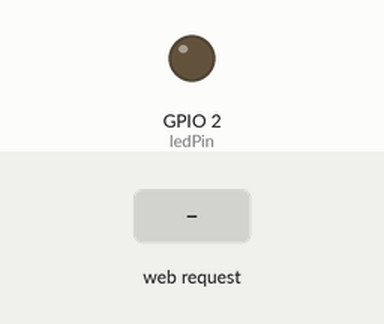
This sketch was run on a simulated ESP32. Shown: output pins drawn as LEDs (lit = HIGH). Inputs (shaded band) come from the test bench. WiFi joins after 1.5 s; servers stay silent unless stated; what the sketch prints to the serial monitor is not drawn.

Above: at 2.7 s.
2.8 s: HTTP request GET /on received
At 3.1 s:
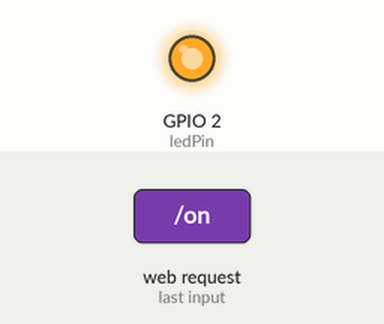
4.3 s: HTTP request GET /off received
At 5.4 s:
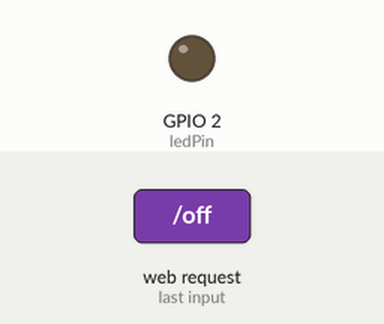
Timing chart, 0 to 7.3 s (numbered marks = the images above; inputs shaded):
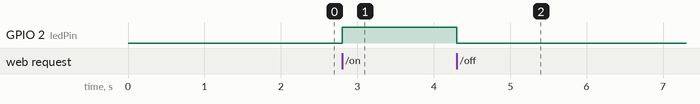

Measured:
- after the input at 2.8 s, GPIO 2 (ledPin): LOW → HIGH at once
- after the input at 4.3 s, GPIO 2 (ledPin): HIGH → LOW at once

The sketch:

06_Led_control_using_webserver.ino
```cpp
#include <WiFi.h>
#include <WebServer.h>

// Replace with your Wi-Fi credentials
const char* ssid = "Charan";
const char* password = "charan12";

// Web server running on port 80
WebServer server(80);

// LED pin
const int ledPin = 2;  // onboard LED

// Function to serve main page
void handleRoot() {
  String html = "<!DOCTYPE html><html>";
  html += "<head><meta name='viewport' content='width=device-width, initial-scale=1'>";
  html += "<style>button{padding:20px;font-size:20px;margin:10px;}</style></head><body>";
  html += "<h1>ESP32 LED Control</h1>";
  html += "<p><a href=\"/on\"><button>LED ON</button></a></p>";
  html += "<p><a href=\"/off\"><button>LED OFF</button></a></p>";
  html += "</body></html>";

  server.send(200, "text/html", html);
}

// Function to turn LED ON
void handleOn() {
  digitalWrite(ledPin, HIGH);
  server.sendHeader("Location", "/"); // Redirect to main page
  server.send(303);
}

// Function to turn LED OFF
void handleOff() {
  digitalWrite(ledPin, LOW);
  server.sendHeader("Location", "/"); // Redirect to main page
  server.send(303);
}

void setup() {
  Serial.begin(115200);
  pinMode(ledPin, OUTPUT);

  // Connect to Wi-Fi
  WiFi.begin(ssid, password);
  Serial.print("Connecting to WiFi");
  while (WiFi.status() != WL_CONNECTED) {
    delay(500);
    Serial.print(".");
  }
  Serial.println("\nConnected to WiFi!");
  Serial.println("IP Address: " + WiFi.localIP().toString());

  // Define URL routes
  server.on("/", handleRoot);
  server.on("/on", handleOn);
  server.on("/off", handleOff);

  server.begin();
  Serial.println("HTTP server started");
}

void loop() {
  server.handleClient();  // Handle incoming client requests
}
```
